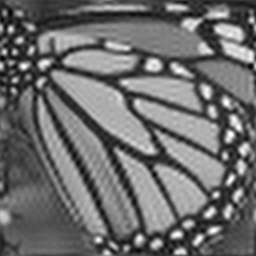
#> input picture upsampled.png, 256 x 256 px
$ python method1.py
#> lines starting #> are read from the running program, lines starting #| are printed output that depends on the picture; long printed decimals are rounded
import cv2
import numpy as np

# Image Evaluation using PSNR

def solPSNR(gt, h):
    MSE = 0
    tempArr = (gt - h)**2
    MSE = np.mean(tempArr)
    log = float(np.log(255**2/MSE)/np.log(10))
    return float(10*log)


# Method 1

I_h = cv2.imread('upsampled.png', 0)
#> I_h is the input picture: shape (256, 256); min 2, max 255, mean 109.2
I_h = np.array(I_h, dtype=float)
height, width = I_h.shape
#> height = 256; width = 256

I_gt = cv2.imread('HR.png', 0)
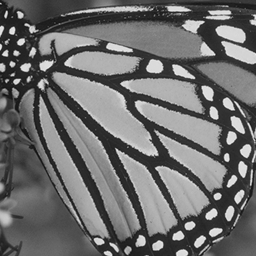
#> input picture HR.png, 256 x 256 px
#> I_gt is the input picture: shape (256, 256); min 13, max 241, mean 109.2
I_gt = np.array(I_gt, dtype=float)
I_l = cv2.resize(I_gt, (height//4, width//4))
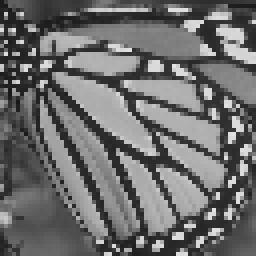
#> I_l: shape (64, 64) float64 (shown 4 times larger); min 25.5, max 226.2, mean 109.4

Max_iteration = 500
alpha = 0.00707

print("Inital PSNR:", solPSNR(I_gt, I_h))
#> in solPSNR, `tempArr = (gt - h)**2`:
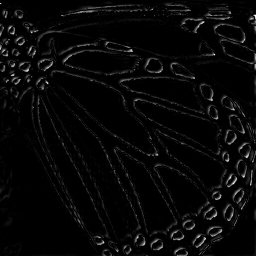
#> tempArr: shape (256, 256) float64; min 0, max 32400, mean 1028.4; drawn with min black and max white
#> in solPSNR, `MSE = np.mean(tempArr)`: MSE = 1028.4
#> in solPSNR, `log = float(np.log(255**2/MSE)/np.log(10))`: log = 1.8
#| Inital PSNR: 18.009

for _ in range(0, Max_iteration):
    I_dt = cv2.resize(I_h, (height//4, width//4))
    grad = cv2.resize(I_dt - I_l, (height, width))
    I_h = I_h - alpha*grad
    I_h = np.clip(I_h, 0, 255)
#> this loop made 500 passes
#> pass 1, `I_dt = cv2.resize(I_h, (height//4, width//4))`:
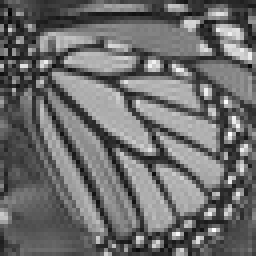
#> I_dt: shape (64, 64) float64 (shown 4 times larger); min 4.75, max 255, mean 109.3
#> pass 1, `grad = cv2.resize(I_dt - I_l, (height, width))`:
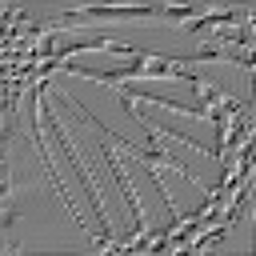
#> grad: shape (256, 256) float64; min -112.2, max 117.7, mean -0.1; drawn with min black and max white
#> after the loop:
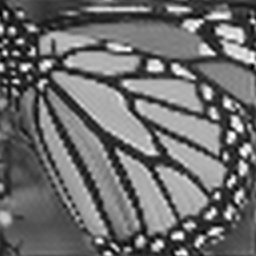
#> I_h: shape (256, 256) float64; min 0, max 255, mean 109.4

print("Result PSNR:", solPSNR(I_gt, I_h))
#> in solPSNR (call 2), `tempArr = (gt - h)**2`:
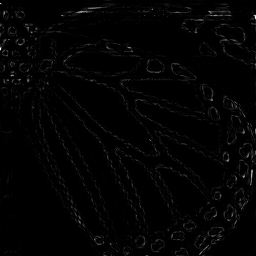
#> tempArr: shape (256, 256) float64; min 3.25e-07, max 37977.1, mean 549.5; drawn with min black and max white
#> in solPSNR (call 2), `MSE = np.mean(tempArr)`: MSE = 549.5
#> in solPSNR (call 2), `log = float(np.log(255**2/MSE)/np.log(10))`: log = 2.07
#| Result PSNR: 20.731
cv2.imwrite("method1.png", I_h)
